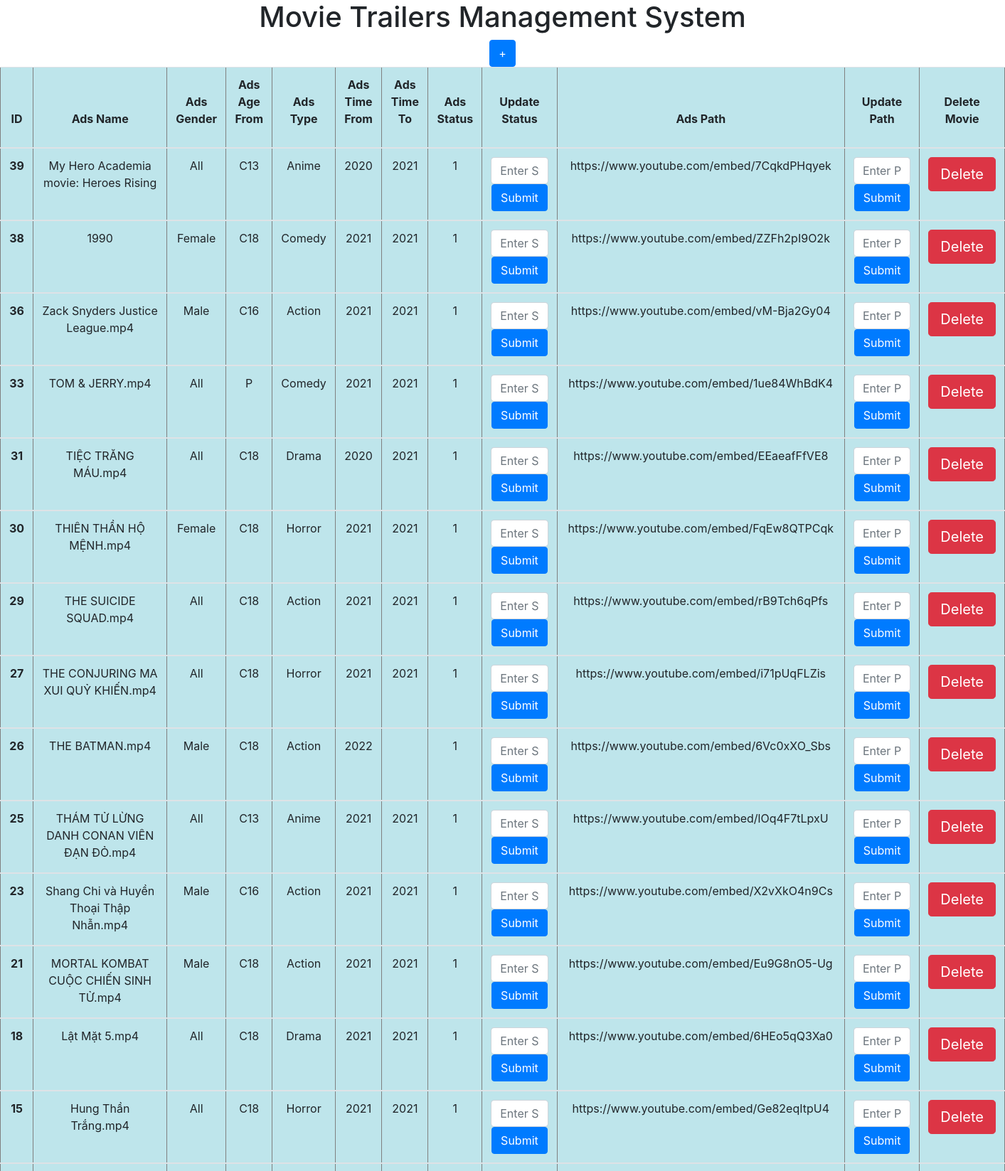
The page / (upper part) on the database its author committed.
### tables this page shows
CREATE TABLE movies(
    ads_id interger not null primary key,
    ads_name text not null,
    ads_gender text not null,
    ads_age_from text not null,
    ads_type text,
    ads_time_from text,
    ads_time_to text,
    ads_path text, ads_status integer);

### app.py (the view)
@app.route("/")
def home_page():
    conn = connection()
    conn.row_factory = sqlite3.Row
    cursor = conn.cursor()
    cursor.execute("select * from movies order by ads_status desc, ads_id desc")
    rows = cursor.fetchall()
    return render_template('te.html',rows=rows)

### app.py (called while the page is built)
def connection():
    conn = sqlite3.connect('thesismovies.db')
    return conn

### templates/te.html (shortened to what this page needs)
<!DOCTYPE html>
<html>
<head>
    <link rel="stylesheet" href="https://maxcdn.bootstrapcdn.com/bootstrap/4.0.0-alpha.6/css/bootstrap.min.css">
</head>
<body>
  <center>
    <h1>Movie Trailers Management System</h1>
    <button class="btn btn-primary" type="button" data-toggle="collapse" data-target="#collapseExample" aria-controls="collapseExample">
    +
    </button>
      <table class="table table-info table-hover text-center " border = 1>
        <thead>
           <th scope="col"><p class="fs-1 text-center">ID</p></th>
           <th scope="col"><p class="fs-1 text-center">Ads Name</p></th>
           <th scope="col"><p class="fs-1 text-center">Ads Gender</p></th>
           <th scope="col"><p class="fs-1 text-center">Ads Age From</p></th>
           <th scope="col"><p class="fs-1 text-center">Ads Type</p></th>
           <th scope="col"><p class="fs-1 text-center">Ads Time From</p></th>
           <th scope="col"><p class="fs-1 text-center">Ads Time To</p></th>
           <th scope="col"><p class="fs-1 text-center">Ads Status</p></th>
           <th scope="col"><p class="fs-1 text-center">Update Status</p></th>
           <th scope="col"><p class="fs-1 text-center">Ads Path</p></th>
           <th scope="col"><p class="fs-1 text-center">Update Path</p></th>
           <th scope="col"><p class="fs-1 text-center">Delete Movie</p></th>
        </thead>
        {% for row in rows %}
          <tbody>
           <tr>
              <th scope="row">{{row["ads_id"]}}</th>
              <td>{{row["ads_name"]}}</td>
              <td> {{ row["ads_gender"]}}</td>
              <td>{{row['ads_age_from']}}</td>
              <td>{{row['ads_type']}}</td>
              <td>{{row['ads_time_from']}}</td>
              <td>{{row['ads_time_to']}}</td>
              <td>{{row['ads_status']}}</td>
              <td>
                <div class="col-xs-2">
                  <form action="/update/{{row.ads_id}}" method="POST">
                  <input class="form-control"  type="text" placeholder="Enter Status" required name="ads_status1">
                  <input class="btn btn-primary" id="submit" type="submit" value="Submit">
                  </form>
              </div>
              </td>
              <td>{{row['ads_path']}}</td>
              <td>
                <div class="col-xs-2">
                  <form action="/update_path/{{row.ads_id}}" method="POST">
                  <input class="form-control"  type="text" placeholder="Enter Path" required name="ads_path1">
                  <input class="btn btn-primary" id="submit" type="submit" value="Submit">
                  </form>
              </div>
              </td>
              <td><a href="/dele/{{row.ads_id}}" class="btn btn-danger btn-lg btn-block">
                Delete</a></td>
           </tr>
         </tbody>
        {% endfor %}
     </table>
  </center>
  </body>
</html>

### rows shown on the page
movies: ads_id "39", ads_name "My Hero Academia movie: Heroes Rising", ads_gender "All", ads_age_from "C13", ads_type "Anime", ads_time_from "2020", ads_time_to "2021", ads_status "1", ads_path "https://www.youtube.com/embed/7CqkdPHqyek"
movies: ads_id "38", ads_name "1990", ads_gender "Female", ads_age_from "C18", ads_type "Comedy", ads_time_from "2021", ads_time_to "2021", ads_status "1", ads_path "https://www.youtube.com/embed/ZZFh2pI9O2k"
movies: ads_id "36", ads_name "Zack Snyders Justice League.mp4", ads_gender "Male", ads_age_from "C16", ads_type "Action", ads_time_from "2021", ads_time_to "2021", ads_status "1", ads_path "https://www.youtube.com/embed/vM-Bja2Gy04"
movies: ads_id "33", ads_name "TOM & JERRY.mp4", ads_gender "All", ads_age_from "P", ads_type "Comedy", ads_time_from "2021", ads_time_to "2021", ads_status "1", ads_path "https://www.youtube.com/embed/1ue84WhBdK4"
movies: ads_id "31", ads_name "TIỆC TRĂNG MÁU.mp4", ads_gender "All", ads_age_from "C18", ads_type "Drama", ads_time_from "2020", ads_time_to "2021", ads_status "1", ads_path "https://www.youtube.com/embed/EEaeafFfVE8"
movies: ads_id "30", ads_name "THIÊN THẦN HỘ MỆNH.mp4", ads_gender "Female", ads_age_from "C18", ads_type "Horror", ads_time_from "2021", ads_time_to "2021", ads_status "1", ads_path "https://www.youtube.com/embed/FqEw8QTPCqk"
movies: ads_id "29", ads_name "THE SUICIDE SQUAD.mp4", ads_gender "All", ads_age_from "C18", ads_type "Action", ads_time_from "2021", ads_time_to "2021", ads_status "1", ads_path "https://www.youtube.com/embed/rB9Tch6qPfs"
movies: ads_id "27", ads_name "THE CONJURING MA XUI QUỶ KHIẾN.mp4", ads_gender "All", ads_age_from "C18", ads_type "Horror", ads_time_from "2021", ads_time_to "2021", ads_status "1", ads_path "https://www.youtube.com/embed/i71pUqFLZis"
movies: ads_id "26", ads_name "THE BATMAN.mp4", ads_gender "Male", ads_age_from "C18", ads_type "Action", ads_time_from "2022", ads_status "1", ads_path "https://www.youtube.com/embed/6Vc0xXO_Sbs"
movies: ads_id "25", ads_name "THÁM TỬ LỪNG DANH CONAN VIÊN ĐẠN ĐỎ.mp4", ads_gender "All", ads_age_from "C13", ads_type "Anime", ads_time_from "2021", ads_time_to "2021", ads_status "1", ads_path "https://www.youtube.com/embed/lOq4F7tLpxU"
movies: ads_id "23", ads_name "Shang Chi và Huyền Thoại Thập Nhẫn.mp4", ads_gender "Male", ads_age_from "C16", ads_type "Action", ads_time_from "2021", ads_time_to "2021", ads_status "1", ads_path "https://www.youtube.com/embed/X2vXkO4n9Cs"
movies: ads_id "21", ads_name "MORTAL KOMBAT CUỘC CHIẾN SINH TỬ.mp4", ads_gender "Male", ads_age_from "C18", ads_type "Action", ads_time_from "2021", ads_time_to "2021", ads_status "1", ads_path "https://www.youtube.com/embed/Eu9G8nO5-Ug"
movies: ads_id "18", ads_name "Lật Mặt 5.mp4", ads_gender "All", ads_age_from "C18", ads_type "Drama", ads_time_from "2021", ads_time_to "2021", ads_status "1", ads_path "https://www.youtube.com/embed/6HEo5qQ3Xa0"
movies: ads_id "15", ads_name "Hung Thần Trắng.mp4", ads_gender "All", ads_age_from "C18", ads_type "Horror", ads_time_from "2021", ads_time_to "2021", ads_status "1", ads_path "https://www.youtube.com/embed/Ge82eqItpU4"
